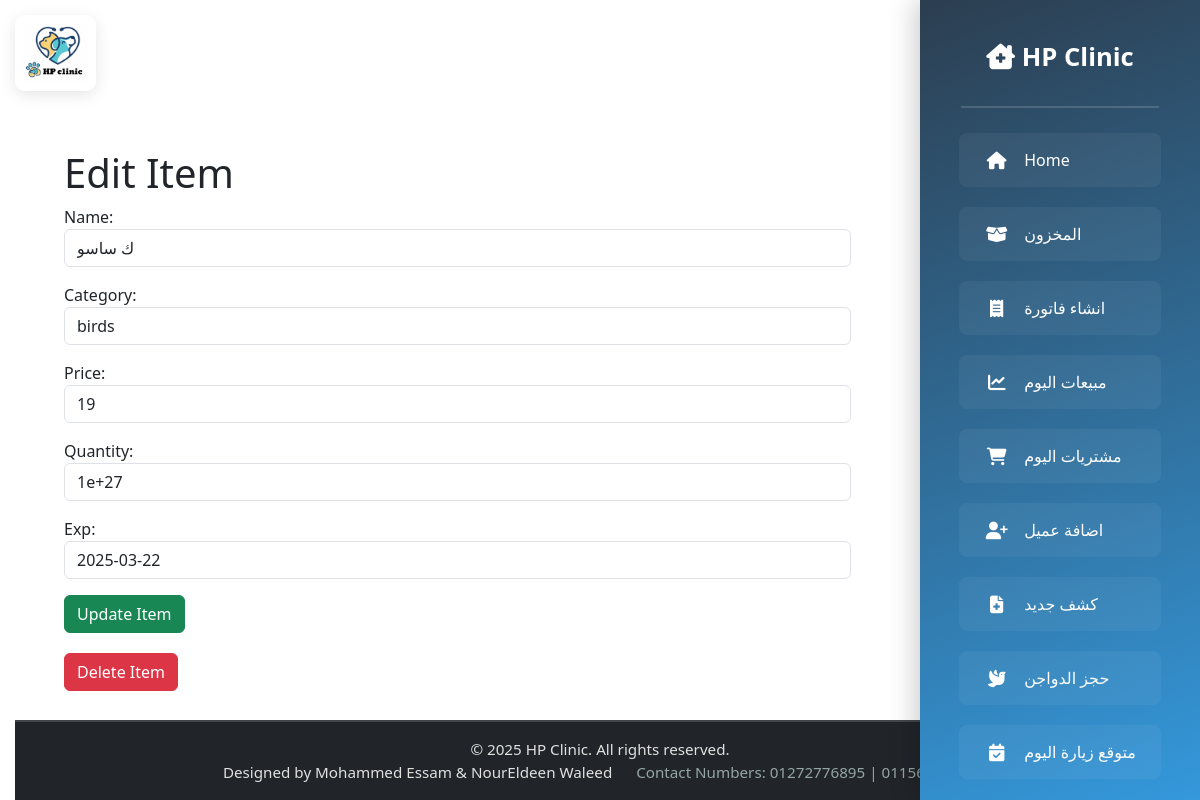
Page /items/edit/39/ (signed in) on the earlier database version.
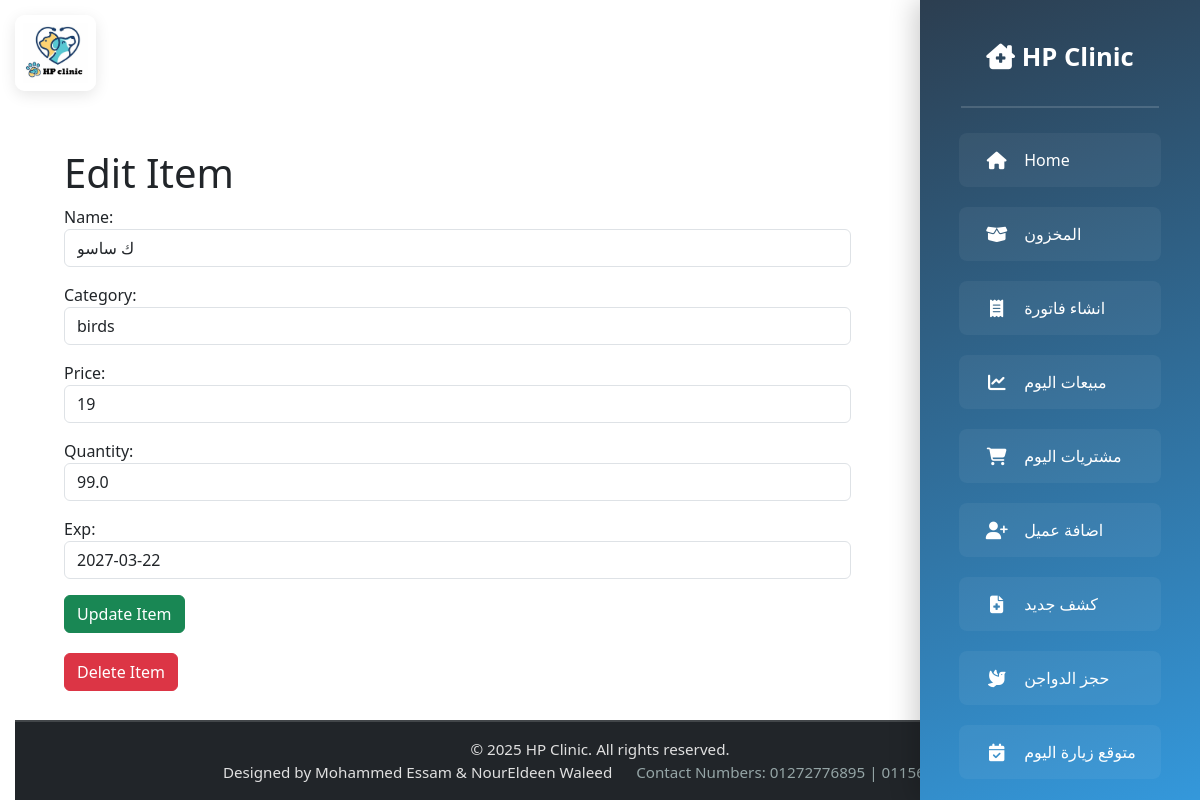
Same page on the later database version.
### prices/models.py (models this page shows, shortened)
class Item(models.Model):
    name = models.CharField(max_length=100)
    category = models.ForeignKey(Category, on_delete=models.CASCADE)
    price = models.IntegerField()
    quantity = models.FloatField()  # Changed to FloatField
    exp = models.DateField(default=datetime.date.today, null=True, blank=True)
    is_deleted = models.BooleanField(default=False)

class Category(models.Model):
    name = models.CharField(max_length=100, unique=True)
    def __str__(self):
        return self.name

### vetlogin/views.py (the view)
    def wrapper(request, *args, **kwargs):
        if request.user.username not in ALLOWED_USERS:
            return HttpResponseForbidden("You are not authorized to access this page.")
        return view_func(request, *args, **kwargs)

### prices/forms.py
class ItemForm(forms.ModelForm):
    class Meta:
        model = Item
        fields = ['name', 'category', 'price', 'quantity', 'exp']
    def __init__(self, *args, **kwargs):
        super(ItemForm, self).__init__(*args, **kwargs)
        self.fields['name'].widget.attrs.update({'class': 'form-control', 'placeholder': 'Item Name'})
        self.fields['category'].widget.attrs.update({'class': 'form-control'})
        self.fields['price'].widget.attrs.update({'class': 'form-control', 'placeholder': 'Price'})
        self.fields['quantity'].widget.attrs.update({'class': 'form-control', 'placeholder': 'Quantity'})
        self.fields['exp'].widget.attrs.update({'class': 'form-control', 'placeholder': 'Expiration Date'})

### vetlogin/views.py (called while the page is built)
def user_restricted(view_func):
    def wrapper(request, *args, **kwargs):
        if request.user.username not in ALLOWED_USERS:
            return HttpResponseForbidden("You are not authorized to access this page.")
        return view_func(request, *args, **kwargs)
    return wrapper

### templates/pricespage/edit_item.html (shortened to what this page needs)
{% extends 'base.html' %}
{% load static %}
{% block content %}
<div class="container">
    <h1>Edit Item</h1>
    <form method="post">
        {{ form.as_p }}
        <button type="submit" class="btn btn-success">Update Item</button>
    </form>
    <form method="post" action="{% url 'delete_item' item.id %}" style="margin-top: 20px;">
        <button type="submit" class="btn btn-danger" onclick="return confirm('Are you sure you want to delete this item?')">Delete Item</button>
    </form>
</div>
{% endblock %}

Differences in the rows shown:
changed Item "birds": quantity "1e+27" → "99.0"; exp "2025-03-22" → "2027-03-22"
